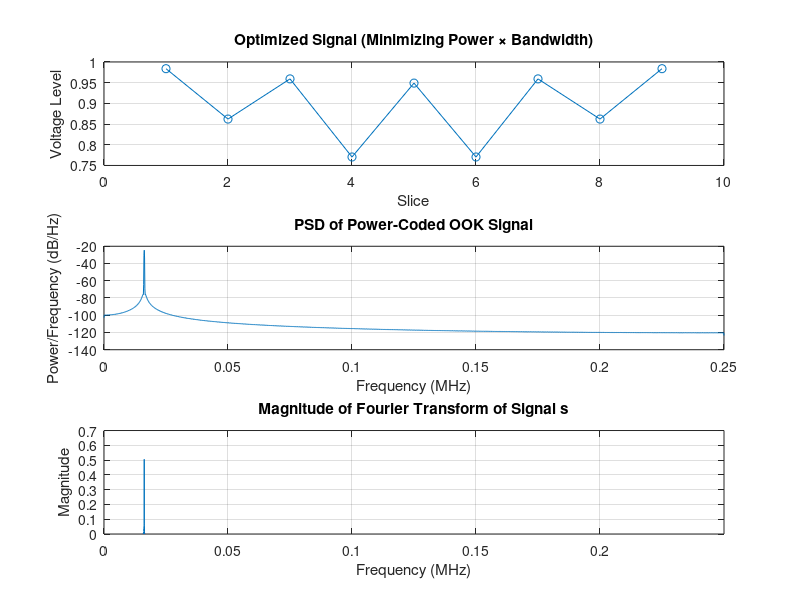

This figure's MATLAB source:
% Optimization Parameters
n = 9; % Length - 1 of signal vector
alpha = 1; % Weight for power term --> as alpha approaches 0, we get a flat plot at A
beta = 1; % Weight for bandwidth term --> as beta approaches 0, we get a whole variety of codes to test
A = 0.9; % Min average
B = 0.938; % Max average
v_min = 0; % Min voltage
v_max = 1; % Max voltage

% Construct first-difference matrix
e = ones(n,1);
D = spdiags([-e e], [0 1], n-1, n);
DtD = D' * D;

% Initialize v
rng(1); % for reproducibility
v = 0.5 + 0.1 * randn(n,1);
v = min(max(v, v_min), v_max);

% Gradient descent
max_iter = 5000;
step_size = 0.1;
tolerance = 1e-6;
decay = 0.995; % decay factor for learning rate

for iter = 1:max_iter
    % Compute terms
    v_norm_sq = (1/n) * (v' * v); % signal power
    d_norm_sq = (D * v)' * (D * v); % bandwidth

    % Avoid log(0)
    eps_reg = 1e-8;
    v_norm_sq = max(v_norm_sq, eps_reg);
    d_norm_sq = max(d_norm_sq, eps_reg);

    % Objective (optional for logging)
    obj = alpha * log(v_norm_sq) + beta * log(d_norm_sq);

    % Gradient of objective
    grad_v_power = (2*alpha/n) * v / v_norm_sq;
    grad_bw = 2 * beta * (DtD * v) / d_norm_sq;
    grad = grad_v_power + grad_bw;

    % Gradient descent step
    v_new = v - step_size * grad;

    % Clip to voltage range
    v_new = min(max(v_new, v_min), v_max);

    % Project mean constraint (rescale approach)
    avg_v = mean(v_new);
    if avg_v < A
        v_new = v_new * (A / avg_v);
    elseif avg_v > B
        v_new = v_new * (B / avg_v);
    end

    % Clip again in case rescaling exceeded bounds
    v_new = min(max(v_new, v_min), v_max);

    % Convergence check
    if norm(v_new - v) < tolerance
        fprintf('Converged in %d iterations.\n', iter);
        break;
    end

    % Update
    v = v_new;
    step_size = step_size * decay;
end

if iter == max_iter
    fprintf('Reached maximum iterations.\n');
end

% Final metrics
power = (1/n) * sum(v.^2);
bandwidth = sum((v(2:end) - v(1:end-1)).^2);
objective = alpha * log(power) + beta * log(bandwidth);

fprintf('Average voltage: %f (constraint [%f, %f])\n', mean(v), A, B);

% Notes:
% Almost all outputs are symmetric. Only when beta = 0 does the output lose its symmetry.

% Plot power spectral density (PSD) of sequence to determine noise bandwidth
Fc = 402e6;
T = 2e-6;
N = (length(v) + 1);
v1_multiplier = 1 / (1 - exp(-2 / 3.1));

Fs = 1 / T;
t = 0:1/Fs:N;
t = t(1 : end - 1);

% Extend voltage vector into something multiply-able with the OOK carrier
v_unit_extended = ones(1, floor(length(t) / (length(v) + 1)));
v_extended = [];
for i = 1:(length(v) + 1)
    if i == 1
        extension = v_unit_extended * v1_multiplier; 
        v_extended = [v_extended, extension];
    else
        extension = v_unit_extended * v(i - 1);
        v_extended = [v_extended, extension];
    end
end

carrier = sind(2 * pi * Fc .* t);
s = carrier .* v_extended;

% Compute PSD
[pxx, f] = pwelch(s, [], [], [], Fs);

% Compute Fourier transform of s
S = fft(s);
L = length(s);
f_fft = Fs * (0:(L-1))/L; % frequency vector for FFT
S_mag = abs(S)/L; % magnitude normalized

% Plot all figures on one figure using subplots
figure;

% Plot 1: Optimized voltage configuration
subplot(3,1,1);
plot(v, '-o');
xlabel('Slice');
ylabel('Voltage Level');
title('Optimized Signal (Minimizing Power × Bandwidth)');
grid on;

% Plot 2: PSD of power-coded waveform
subplot(3,1,2);
plot(f/1e6, 10 * log10(pxx));
xlabel('Frequency (MHz)');
ylabel('Power/Frequency (dB/Hz)');
title('PSD of Power-Coded OOK Signal');
grid on;

% Plot 3: Magnitude of Fourier Transform of power-coded waveform
subplot(3,1,3);
plot(f_fft/1e6, S_mag);
xlim([0 max(f_fft)/1e6/2]); % plot only up to Nyquist frequency
xlabel('Frequency (MHz)');
ylabel('Magnitude');
title('Magnitude of Fourier Transform of Signal s');
grid on;
